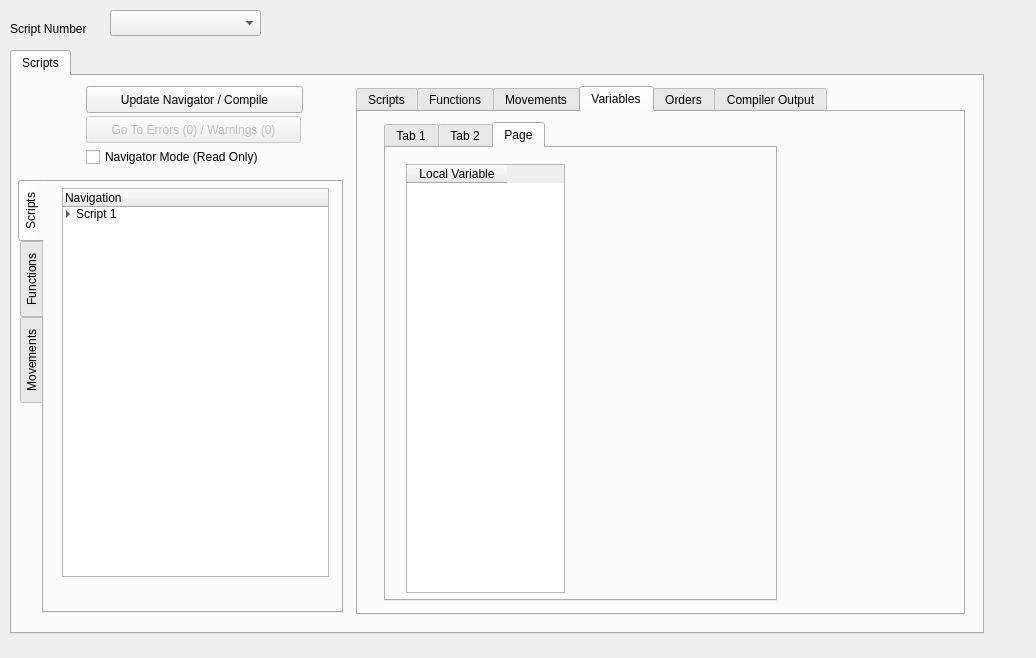
<?xml version="1.0" encoding="UTF-8"?>
<ui version="4.0">
 <class>scriptDlg</class>
 <widget class="QDialog" name="scriptDlg">
  <property name="geometry">
   <rect>
    <x>0</x>
    <y>0</y>
    <width>1036</width>
    <height>658</height>
   </rect>
  </property>
  <property name="windowTitle">
   <string>Script Editor</string>
  </property>
  <property name="windowIcon">
   <iconset>
    <normaloff>PPRE.ico</normaloff>PPRE.ico</iconset>
  </property>
  <widget class="QComboBox" name="chooseScript">
   <property name="geometry">
    <rect>
     <x>110</x>
     <y>10</y>
     <width>151</width>
     <height>26</height>
    </rect>
   </property>
  </widget>
  <widget class="QLabel" name="scriptLabel">
   <property name="geometry">
    <rect>
     <x>10</x>
     <y>20</y>
     <width>101</width>
     <height>18</height>
    </rect>
   </property>
   <property name="text">
    <string>Script Number</string>
   </property>
  </widget>
  <widget class="QTabWidget" name="mapTab">
   <property name="geometry">
    <rect>
     <x>10</x>
     <y>50</y>
     <width>974</width>
     <height>584</height>
    </rect>
   </property>
   <property name="currentIndex">
    <number>0</number>
   </property>
   <widget class="QWidget" name="scriptTab">
    <attribute name="title">
     <string>Scripts</string>
    </attribute>
    <widget class="QTabWidget" name="tabWidget">
     <property name="geometry">
      <rect>
       <x>344</x>
       <y>10</y>
       <width>609</width>
       <height>529</height>
      </rect>
     </property>
     <property name="currentIndex">
      <number>3</number>
     </property>
     <widget class="QWidget" name="scriptEditTab">
      <attribute name="title">
       <string>Scripts</string>
      </attribute>
      <widget class="QTabWidget" name="scriptTabWidget">
       <property name="geometry">
        <rect>
         <x>26</x>
         <y>44</y>
         <width>557</width>
         <height>433</height>
        </rect>
       </property>
       <property name="tabShape">
        <enum>QTabWidget::Rounded</enum>
       </property>
       <property name="currentIndex">
        <number>0</number>
       </property>
       <widget class="QWidget" name="scr_1">
        <attribute name="title">
         <string>Tab 1</string>
        </attribute>
        <widget class="QTextBrowser" name="textBrowser">
         <property name="geometry">
          <rect>
           <x>24</x>
           <y>24</y>
           <width>513</width>
           <height>345</height>
          </rect>
         </property>
         <property name="undoRedoEnabled">
          <bool>true</bool>
         </property>
         <property name="readOnly">
          <bool>true</bool>
         </property>
         <property name="html">
          <string>&lt;!DOCTYPE HTML PUBLIC &quot;-//W3C//DTD HTML 4.0//EN&quot; &quot;http://www.w3.org/TR/REC-html40/strict.dtd&quot;&gt;
&lt;html&gt;&lt;head&gt;&lt;meta name=&quot;qrichtext&quot; content=&quot;1&quot; /&gt;&lt;style type=&quot;text/css&quot;&gt;
p, li { white-space: pre-wrap; }
&lt;/style&gt;&lt;/head&gt;&lt;body style=&quot; font-family:'Sans'; font-size:10pt; font-weight:400; font-style:normal;&quot;&gt;
&lt;p style=&quot; margin-top:0px; margin-bottom:0px; margin-left:0px; margin-right:0px; -qt-block-indent:0; text-indent:0px;&quot;&gt;&lt;a href=&quot;script://1&quot;&gt;&lt;span style=&quot; text-decoration: underline; color:#0000ff;&quot;&gt;script 1&lt;/span&gt;&lt;/a&gt;&lt;/p&gt;&lt;/body&gt;&lt;/html&gt;</string>
         </property>
         <property name="openLinks">
          <bool>false</bool>
         </property>
        </widget>
       </widget>
       <widget class="QWidget" name="scr_2">
        <attribute name="title">
         <string>Tab 2</string>
        </attribute>
       </widget>
      </widget>
      <widget class="QPushButton" name="addScriptButton">
       <property name="geometry">
        <rect>
         <x>24</x>
         <y>6</y>
         <width>103</width>
         <height>27</height>
        </rect>
       </property>
       <property name="text">
        <string>Add Script</string>
       </property>
      </widget>
     </widget>
     <widget class="QWidget" name="functionTab">
      <attribute name="title">
       <string>Functions</string>
      </attribute>
      <widget class="QTabWidget" name="funcTabWidget">
       <property name="geometry">
        <rect>
         <x>12</x>
         <y>52</y>
         <width>557</width>
         <height>425</height>
        </rect>
       </property>
       <property name="tabShape">
        <enum>QTabWidget::Rounded</enum>
       </property>
       <property name="currentIndex">
        <number>0</number>
       </property>
       <widget class="QWidget" name="func_1">
        <attribute name="title">
         <string>Tab 1</string>
        </attribute>
       </widget>
       <widget class="QWidget" name="func_2">
        <attribute name="title">
         <string>Tab 2</string>
        </attribute>
       </widget>
      </widget>
      <widget class="QPushButton" name="addFunctionButton">
       <property name="geometry">
        <rect>
         <x>10</x>
         <y>8</y>
         <width>99</width>
         <height>27</height>
        </rect>
       </property>
       <property name="text">
        <string>Add Function</string>
       </property>
      </widget>
     </widget>
     <widget class="QWidget" name="movTab">
      <attribute name="title">
       <string>Movements</string>
      </attribute>
      <widget class="QTabWidget" name="movTabWidget">
       <property name="geometry">
        <rect>
         <x>16</x>
         <y>46</y>
         <width>557</width>
         <height>429</height>
        </rect>
       </property>
       <property name="tabShape">
        <enum>QTabWidget::Rounded</enum>
       </property>
       <property name="currentIndex">
        <number>0</number>
       </property>
       <widget class="QWidget" name="mov_1">
        <attribute name="title">
         <string>Tab 1</string>
        </attribute>
       </widget>
       <widget class="QWidget" name="mov_2">
        <attribute name="title">
         <string>Tab 2</string>
        </attribute>
       </widget>
      </widget>
      <widget class="QPushButton" name="addMovementButton_2">
       <property name="geometry">
        <rect>
         <x>14</x>
         <y>6</y>
         <width>127</width>
         <height>27</height>
        </rect>
       </property>
       <property name="text">
        <string>Add Movement</string>
       </property>
      </widget>
     </widget>
     <widget class="QWidget" name="variableTab">
      <attribute name="title">
       <string>Variables</string>
      </attribute>
      <widget class="QTabWidget" name="tabWidget_6">
       <property name="geometry">
        <rect>
         <x>26</x>
         <y>10</y>
         <width>393</width>
         <height>479</height>
        </rect>
       </property>
       <property name="currentIndex">
        <number>2</number>
       </property>
       <widget class="QWidget" name="varTab">
        <attribute name="title">
         <string>Tab 1</string>
        </attribute>
        <widget class="QTableWidget" name="varList">
         <property name="geometry">
          <rect>
           <x>14</x>
           <y>8</y>
           <width>159</width>
           <height>429</height>
          </rect>
         </property>
         <column>
          <property name="text">
           <string>Variable</string>
          </property>
         </column>
        </widget>
       </widget>
       <widget class="QWidget" name="flagList">
        <attribute name="title">
         <string>Tab 2</string>
        </attribute>
        <widget class="QTableWidget" name="varList_2">
         <property name="geometry">
          <rect>
           <x>12</x>
           <y>12</y>
           <width>159</width>
           <height>429</height>
          </rect>
         </property>
         <column>
          <property name="text">
           <string>Flag</string>
          </property>
         </column>
        </widget>
       </widget>
       <widget class="QWidget" name="localList">
        <attribute name="title">
         <string>Page</string>
        </attribute>
        <widget class="QTableWidget" name="varList_3">
         <property name="geometry">
          <rect>
           <x>20</x>
           <y>16</y>
           <width>159</width>
           <height>429</height>
          </rect>
         </property>
         <column>
          <property name="text">
           <string>Local Variable</string>
          </property>
         </column>
        </widget>
       </widget>
      </widget>
     </widget>
     <widget class="QWidget" name="scriptOrdTab">
      <attribute name="title">
       <string>Orders</string>
      </attribute>
      <widget class="QListWidget" name="scriptOrdList">
       <property name="geometry">
        <rect>
         <x>76</x>
         <y>32</y>
         <width>256</width>
         <height>331</height>
        </rect>
       </property>
       <property name="dragEnabled">
        <bool>true</bool>
       </property>
       <property name="dragDropMode">
        <enum>QAbstractItemView::InternalMove</enum>
       </property>
       <property name="flow">
        <enum>QListView::TopToBottom</enum>
       </property>
       <item>
        <property name="text">
         <string>Script 1</string>
        </property>
       </item>
      </widget>
     </widget>
     <widget class="QWidget" name="compileTab">
      <attribute name="title">
       <string>Compiler Output</string>
      </attribute>
      <widget class="QTextEdit" name="compileOutput">
       <property name="geometry">
        <rect>
         <x>10</x>
         <y>64</y>
         <width>587</width>
         <height>419</height>
        </rect>
       </property>
       <property name="readOnly">
        <bool>true</bool>
       </property>
      </widget>
      <widget class="QPushButton" name="clearCompile">
       <property name="geometry">
        <rect>
         <x>204</x>
         <y>14</y>
         <width>155</width>
         <height>27</height>
        </rect>
       </property>
       <property name="text">
        <string>Clear Output</string>
       </property>
      </widget>
     </widget>
    </widget>
    <widget class="QTabWidget" name="tabWidget_3">
     <property name="geometry">
      <rect>
       <x>6</x>
       <y>104</y>
       <width>325</width>
       <height>433</height>
      </rect>
     </property>
     <property name="tabPosition">
      <enum>QTabWidget::West</enum>
     </property>
     <property name="currentIndex">
      <number>0</number>
     </property>
     <widget class="QWidget" name="navScripts">
      <attribute name="title">
       <string>Scripts</string>
      </attribute>
      <widget class="QTreeWidget" name="navScript">
       <property name="geometry">
        <rect>
         <x>18</x>
         <y>6</y>
         <width>267</width>
         <height>389</height>
        </rect>
       </property>
       <property name="indentation">
        <number>10</number>
       </property>
       <attribute name="headerCascadingSectionResizes">
        <bool>true</bool>
       </attribute>
       <attribute name="headerDefaultSectionSize">
        <number>80</number>
       </attribute>
       <attribute name="headerHighlightSections">
        <bool>false</bool>
       </attribute>
       <attribute name="headerShowSortIndicator" stdset="0">
        <bool>true</bool>
       </attribute>
       <attribute name="headerCascadingSectionResizes">
        <bool>true</bool>
       </attribute>
       <attribute name="headerDefaultSectionSize">
        <number>80</number>
       </attribute>
       <attribute name="headerShowSortIndicator" stdset="0">
        <bool>true</bool>
       </attribute>
       <attribute name="headerHighlightSections">
        <bool>false</bool>
       </attribute>
       <column>
        <property name="text">
         <string>Navigation</string>
        </property>
       </column>
       <item>
        <property name="text">
         <string>Script 1</string>
        </property>
        <item>
         <property name="text">
          <string>Function 1</string>
         </property>
         <item>
          <property name="text">
           <string>Function 2</string>
          </property>
         </item>
         <item>
          <property name="text">
           <string>Movement 1</string>
          </property>
         </item>
        </item>
        <item>
         <property name="text">
          <string>Function 3</string>
         </property>
        </item>
       </item>
      </widget>
     </widget>
     <widget class="QWidget" name="navFunctions">
      <attribute name="title">
       <string>Functions</string>
      </attribute>
      <widget class="QTreeWidget" name="navFunc">
       <property name="geometry">
        <rect>
         <x>18</x>
         <y>8</y>
         <width>267</width>
         <height>391</height>
        </rect>
       </property>
       <property name="indentation">
        <number>10</number>
       </property>
       <attribute name="headerCascadingSectionResizes">
        <bool>true</bool>
       </attribute>
       <attribute name="headerDefaultSectionSize">
        <number>80</number>
       </attribute>
       <attribute name="headerHighlightSections">
        <bool>false</bool>
       </attribute>
       <attribute name="headerShowSortIndicator" stdset="0">
        <bool>true</bool>
       </attribute>
       <attribute name="headerCascadingSectionResizes">
        <bool>true</bool>
       </attribute>
       <attribute name="headerDefaultSectionSize">
        <number>80</number>
       </attribute>
       <attribute name="headerShowSortIndicator" stdset="0">
        <bool>true</bool>
       </attribute>
       <attribute name="headerHighlightSections">
        <bool>false</bool>
       </attribute>
       <column>
        <property name="text">
         <string>Navigation</string>
        </property>
       </column>
       <item>
        <property name="text">
         <string>Function 1</string>
        </property>
        <item>
         <property name="text">
          <string>Function 2</string>
         </property>
         <item>
          <property name="text">
           <string>Movement 1</string>
          </property>
         </item>
        </item>
       </item>
       <item>
        <property name="text">
         <string>Function 2</string>
        </property>
        <item>
         <property name="text">
          <string>Movement 1</string>
         </property>
        </item>
       </item>
       <item>
        <property name="text">
         <string>Function 3</string>
        </property>
       </item>
      </widget>
     </widget>
     <widget class="QWidget" name="navMovements">
      <attribute name="title">
       <string>Movements</string>
      </attribute>
      <widget class="QTreeWidget" name="navMov">
       <property name="geometry">
        <rect>
         <x>16</x>
         <y>8</y>
         <width>271</width>
         <height>389</height>
        </rect>
       </property>
       <property name="indentation">
        <number>10</number>
       </property>
       <attribute name="headerCascadingSectionResizes">
        <bool>true</bool>
       </attribute>
       <attribute name="headerDefaultSectionSize">
        <number>80</number>
       </attribute>
       <attribute name="headerHighlightSections">
        <bool>false</bool>
       </attribute>
       <attribute name="headerShowSortIndicator" stdset="0">
        <bool>true</bool>
       </attribute>
       <attribute name="headerCascadingSectionResizes">
        <bool>true</bool>
       </attribute>
       <attribute name="headerDefaultSectionSize">
        <number>80</number>
       </attribute>
       <attribute name="headerShowSortIndicator" stdset="0">
        <bool>true</bool>
       </attribute>
       <attribute name="headerHighlightSections">
        <bool>false</bool>
       </attribute>
       <column>
        <property name="text">
         <string>Navigation</string>
        </property>
       </column>
       <item>
        <property name="text">
         <string>Movement 1</string>
        </property>
       </item>
      </widget>
     </widget>
    </widget>
    <widget class="QPushButton" name="updateNav">
     <property name="geometry">
      <rect>
       <x>74</x>
       <y>10</y>
       <width>217</width>
       <height>27</height>
      </rect>
     </property>
     <property name="text">
      <string>Update Navigator / Compile</string>
     </property>
    </widget>
    <widget class="QPushButton" name="gotoError">
     <property name="enabled">
      <bool>false</bool>
     </property>
     <property name="geometry">
      <rect>
       <x>74</x>
       <y>40</y>
       <width>215</width>
       <height>27</height>
      </rect>
     </property>
     <property name="text">
      <string>Go To Errors (0) / Warnings (0)</string>
     </property>
    </widget>
    <widget class="QCheckBox" name="checkBox">
     <property name="geometry">
      <rect>
       <x>74</x>
       <y>70</y>
       <width>215</width>
       <height>22</height>
      </rect>
     </property>
     <property name="text">
      <string>Navigator Mode (Read Only)</string>
     </property>
    </widget>
   </widget>
  </widget>
 </widget>
 <resources/>
 <connections>
  <connection>
   <sender>chooseScript</sender>
   <signal>currentIndexChanged(int)</signal>
   <receiver>scriptDlg</receiver>
   <slot>updateScript()</slot>
   <hints>
    <hint type="sourcelabel">
     <x>211</x>
     <y>19</y>
    </hint>
    <hint type="destinationlabel">
     <x>331</x>
     <y>16</y>
    </hint>
   </hints>
  </connection>
  <connection>
   <sender>clearCompile</sender>
   <signal>clicked()</signal>
   <receiver>compileOutput</receiver>
   <slot>clear()</slot>
   <hints>
    <hint type="sourcelabel">
     <x>604</x>
     <y>175</y>
    </hint>
    <hint type="destinationlabel">
     <x>578</x>
     <y>249</y>
    </hint>
   </hints>
  </connection>
  <connection>
   <sender>updateNav</sender>
   <signal>clicked()</signal>
   <receiver>scriptDlg</receiver>
   <slot>compile()</slot>
   <hints>
    <hint type="sourcelabel">
     <x>110</x>
     <y>141</y>
    </hint>
    <hint type="destinationlabel">
     <x>3</x>
     <y>150</y>
    </hint>
   </hints>
  </connection>
  <connection>
   <sender>addScriptButton</sender>
   <signal>clicked()</signal>
   <receiver>scriptDlg</receiver>
   <slot>addScript()</slot>
   <hints>
    <hint type="sourcelabel">
     <x>424</x>
     <y>169</y>
    </hint>
    <hint type="destinationlabel">
     <x>3</x>
     <y>179</y>
    </hint>
   </hints>
  </connection>
  <connection>
   <sender>gotoError</sender>
   <signal>clicked()</signal>
   <receiver>scriptDlg</receiver>
   <slot>gotoCompileOutput()</slot>
   <hints>
    <hint type="sourcelabel">
     <x>284</x>
     <y>176</y>
    </hint>
    <hint type="destinationlabel">
     <x>427</x>
     <y>243</y>
    </hint>
   </hints>
  </connection>
  <connection>
   <sender>navScript</sender>
   <signal>itemDoubleClicked(QTreeWidgetItem*,int)</signal>
   <receiver>scriptDlg</receiver>
   <slot>gotoNavScript()</slot>
   <hints>
    <hint type="sourcelabel">
     <x>75</x>
     <y>335</y>
    </hint>
    <hint type="destinationlabel">
     <x>5</x>
     <y>335</y>
    </hint>
   </hints>
  </connection>
  <connection>
   <sender>navFunc</sender>
   <signal>itemDoubleClicked(QTreeWidgetItem*,int)</signal>
   <receiver>scriptDlg</receiver>
   <slot>gotoNavFunc()</slot>
   <hints>
    <hint type="sourcelabel">
     <x>88</x>
     <y>313</y>
    </hint>
    <hint type="destinationlabel">
     <x>5</x>
     <y>315</y>
    </hint>
   </hints>
  </connection>
  <connection>
   <sender>navMov</sender>
   <signal>itemDoubleClicked(QTreeWidgetItem*,int)</signal>
   <receiver>scriptDlg</receiver>
   <slot>gotoNavMov()</slot>
   <hints>
    <hint type="sourcelabel">
     <x>80</x>
     <y>275</y>
    </hint>
    <hint type="destinationlabel">
     <x>6</x>
     <y>309</y>
    </hint>
   </hints>
  </connection>
  <connection>
   <sender>checkBox</sender>
   <signal>clicked(bool)</signal>
   <receiver>scriptDlg</receiver>
   <slot>navigatorMode()</slot>
   <hints>
    <hint type="sourcelabel">
     <x>103</x>
     <y>187</y>
    </hint>
    <hint type="destinationlabel">
     <x>0</x>
     <y>207</y>
    </hint>
   </hints>
  </connection>
  <connection>
   <sender>addFunctionButton</sender>
   <signal>clicked()</signal>
   <receiver>scriptDlg</receiver>
   <slot>addFunction()</slot>
   <hints>
    <hint type="sourcelabel">
     <x>446</x>
     <y>168</y>
    </hint>
    <hint type="destinationlabel">
     <x>691</x>
     <y>-10</y>
    </hint>
   </hints>
  </connection>
  <connection>
   <sender>addMovementButton_2</sender>
   <signal>clicked()</signal>
   <receiver>scriptDlg</receiver>
   <slot>addMovement()</slot>
   <hints>
    <hint type="sourcelabel">
     <x>468</x>
     <y>170</y>
    </hint>
    <hint type="destinationlabel">
     <x>660</x>
     <y>4</y>
    </hint>
   </hints>
  </connection>
 </connections>
 <slots>
  <slot>updateScript()</slot>
  <slot>updateMapData()</slot>
  <slot>updateMap()</slot>
  <slot>updateIndex()</slot>
  <slot>compile()</slot>
  <slot>addScript()</slot>
  <slot>gotoNavScript()</slot>
  <slot>gotoNavFunc()</slot>
  <slot>gotoNavMov()</slot>
  <slot>gotoCompileOutput()</slot>
  <slot>navigatorMode()</slot>
  <slot>addFunction()</slot>
  <slot>addMovement()</slot>
 </slots>
</ui>
